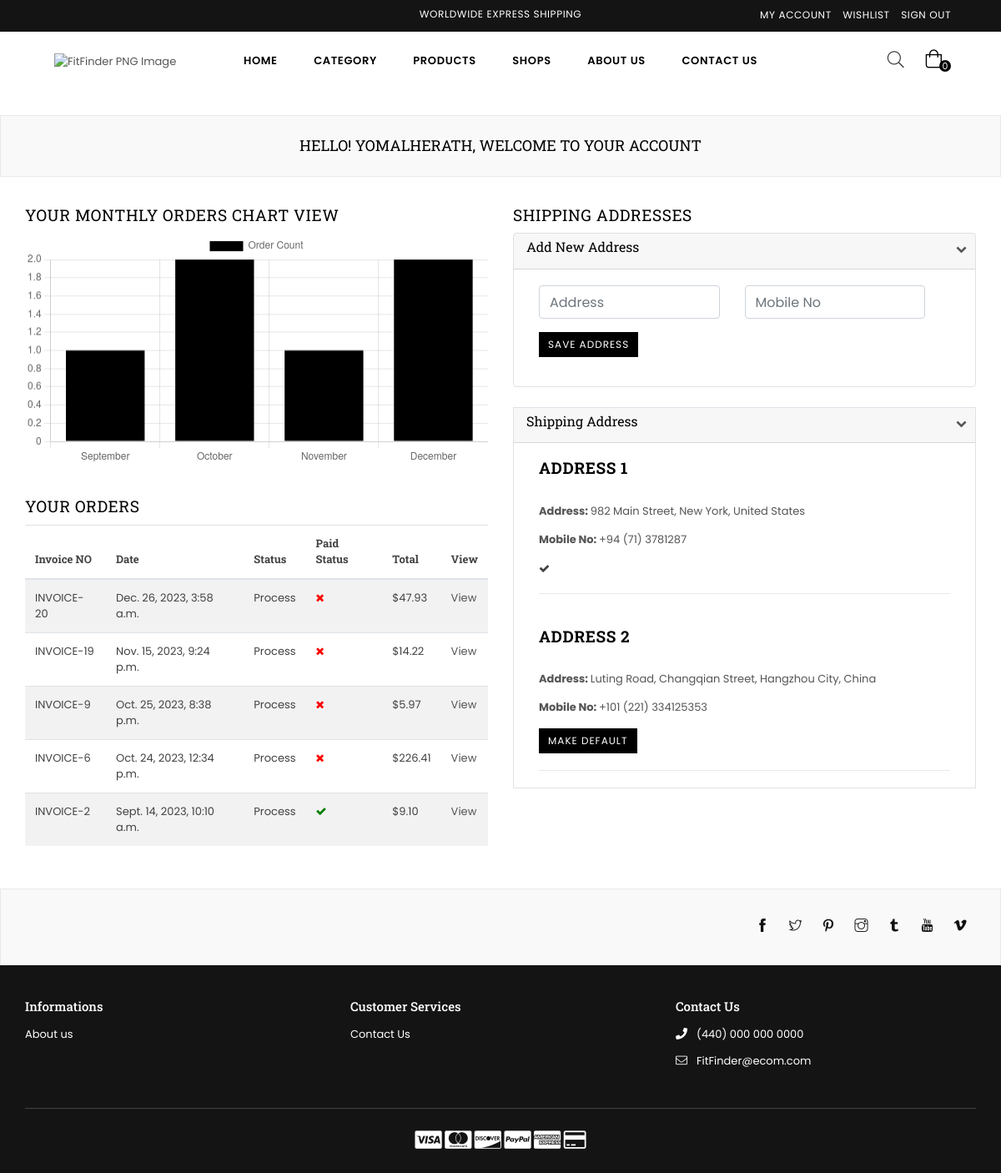
/dashboard/ (signed in), run on an earlier commit of the app's database.
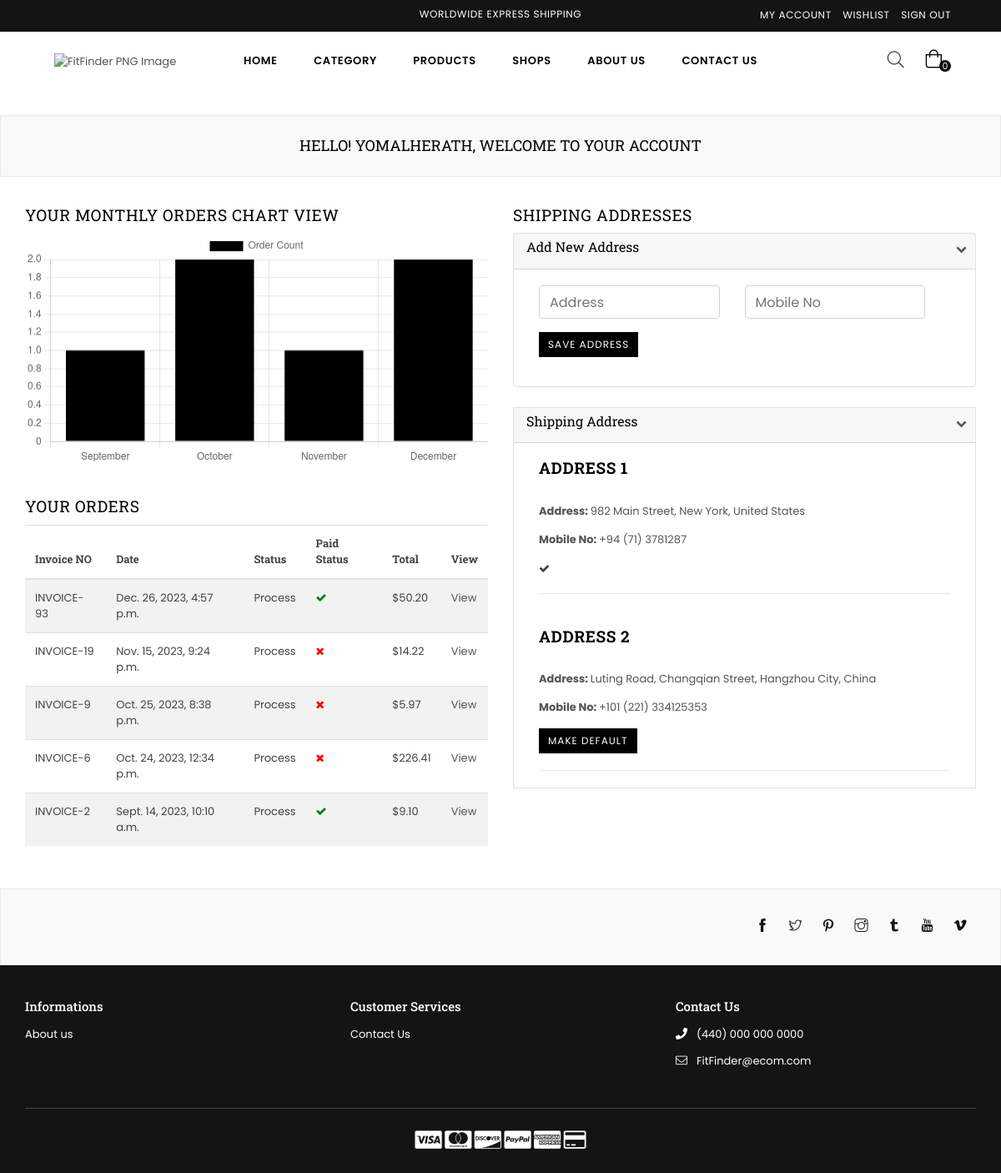
And on a later commit of the database.
### core/models.py (models this page shows)
class CartOrder(models.Model):
    user = models.ForeignKey(User, on_delete=models.CASCADE)
    price = models.DecimalField(max_digits=9999999999999, decimal_places=2, default="0.00")
    paid_status = models.BooleanField(default=False)
    order_date = models.DateTimeField(auto_now_add=True)
    product_status = models.CharField(choices=STATUS_CHOICE, max_length=30, default="process")
    class Meta:
        verbose_name_plural = "Cart Order"

class Address(models.Model):
    user = models.ForeignKey(User, on_delete=models.SET_NULL, null=True)
    address = models.CharField(max_length=100, null=True)
    status = models.BooleanField(default=False)
    mobile = models.CharField(max_length=200, null=True)
    class Meta:
        verbose_name_plural = "Addresses"

### core/views.py (the view, shortened to what this page needs)
# urls.py: path("dashboard/", customer_dashboard, name="dashboard"),
@login_required
def customer_dashboard(request):
    orders_list = CartOrder.objects.filter(user=request.user).order_by("-id")
    address = Address.objects.filter(user=request.user)
    orders =CartOrder.objects.annotate(month=ExtractMonth("order_date")).values("month").annotate(count=Count("id")).values("month", "count")
    month =[]
    total_orders = []
    for i in orders:
        month.append(calendar.month_name[i["month"]])
        total_orders.append(i["count"])
    context = {
        "orders_list": orders_list,
        "orders": orders,
        "address": address,
        "month": month,
        "total_orders": total_orders,
    }
    return render(request, 'core/dashboard.html', context)

### core/context_processor.py (called while the page is built)
def default(request):
    categories = Category.objects.all()
    vendors = Vendor.objects.all()
    try:
        wishlist = Wishlist.objects.filter(user=request.user)
    except:
        wishlist = 0
    try:
        address = Address.objects.get(user=request.user)
    except:
        address = None
    return{
        'categories': categories,
        'address': address,
        'vendors': vendors,
    }

### userauthentication/models.py (called while the page is built)
    def __str__(self):
        return self.username

### templates/core/dashboard.html (shortened to what the changed rows need)
{% extends 'partials/base.html' %}
{% load static %}
{% block content %}
    <div id="page-content">
    	<div class="page section-header text-center">
			<div class="page-title">
        		<div class="wrapper"><h1 class="page-width">Hello! {{request.user|title}}, Welcome to Your Account</h1></div>
      		</div>
		</div>
        <div class="container">
            <div class="row">
                <div class="col-6">
                    <h2>Your Monthly Orders Chart View</h2>
                    <br>
                    <br>
                    <h2>Your Orders</h2>
                    <div class="table-responsive-sm">
                        <table class="table table-striped">
                            <thead>
                                <tr>
                                    <th class="center">Invoice NO</th>
                                    <th class="center">Date</th>
                                    <th class="center">Status</th>
                                    <th class="center">Paid Status</th>
                                    <th class="center">Total</th>
                                    <th class="center">View</th>
                                </tr>
                            </thead>
                            <tbody>
                                {% for order in orders_list %}
                                <tr>
                                    <td class="center">INVOICE-{{ order.id }}</td>
                                    <td class="center">{{ order.order_date }}</td>
                                    <td class="center">{{ order.product_status|title }}</td>
                                    {% if order.paid_status == True %}
                                        <td class="center" style="color: green"><i class="fa fa-check"></i></td>
                                    {% else %}
                                        <td class="center" style="color: red"><i class="fa fa-times"></i></td>
                                    {% endif %}
                                    <td class="center">${{ order.price }}</td>
                                    <td class="center"><a href="{% url 'core:order-detail' order.id %}">View</a></td>
                                </tr>
                                {% endfor %}
                            </tbody>
                        </table>
                    </div>
                </div>
                <div class="col-6 col-sm-6 col-md-6 col-lg-6">
                	<h2 class="h2">Shipping Addresses</h2>
                    <div class="rte-setting border ">
                        {% for a in address %}
                        <div class="rte-setting container">
                            <br/>
                            <h2 class="h2"><strong>Address {{ forloop.counter}}</strong></h2>
                            <br/>
                            <p><strong>Address: </strong>{{ a.address }}</p>
                            <p><strong>Mobile No: </strong>{{ a.mobile }}</p>
                            {% if a.status %}
                                <i data-address-id="{{ a.id }}" class="fa fa-check check{{ a.id }} check"></i>
                            {% else %}
                                <button data-address-id="{{ a.id }}" class="btn btn--small make-default-address button{{ a.id }} action_btn">Make Default</button>
                            {% endif %}
                            <hr>
                        </div>
                        {% endfor %}
                    </div>
                </div>
            </div>
        </div>
    </div>
<script>
  const labels = {{ month|safe }}
  const data = {
    labels: labels,
    datasets: [{
        label:'Order Count',
        backgroundColor: 'rgb(0, 0, 0)',
        borderColor: 'rgb(0, 0, 0)',
        data: {{ total_orders|safe }}
    }]
  };
  const config = {
    type: 'bar',
    data: data,
    options: {}
  };
  const myChart = new Chart(
    document.getElementById('myChart'),
    config
  );
</script>
{% endblock content %}

What changed in the data, as far as the page shows it:
removed CartOrder: id "20", order_date "Dec. 26, 2023, 3:58 a.m.", product_status "Process", paid_status False (drawn), price "47.93"
added CartOrder: id "93", order_date "Dec. 26, 2023, 4:57 p.m.", product_status "Process", paid_status True (drawn), price "50.20"
